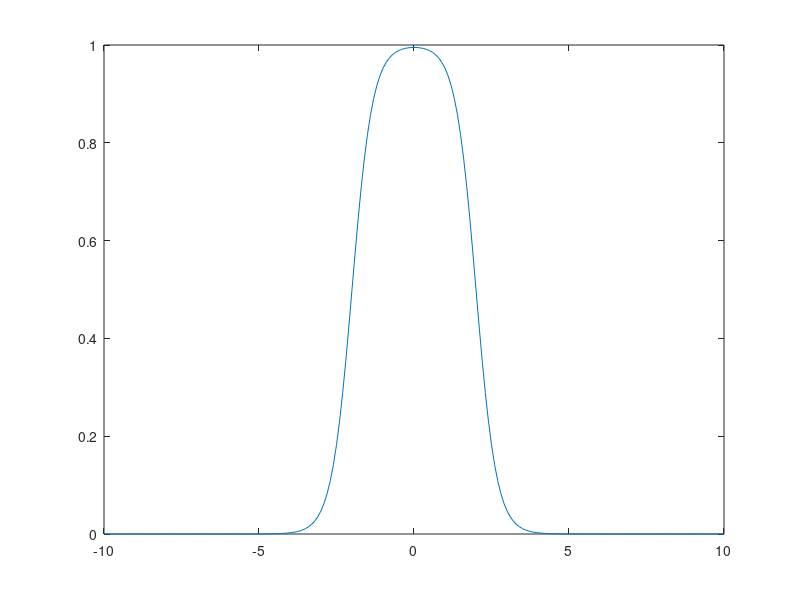

Write MATLAB code to recreate this figure.
clear all
close all
X=-10:0.1:10;
d=3;
c1=-2;
c2=2;

% b=Inf;
% d=2;
% c=0;
for k=1:length(X)
    Y(k)=1/(1+exp(-d*(X(k)-c1)))-1/(1+exp(-d*(X(k)-c2)));
    
    %Y(k)=1/(1+((X(k)-c)/d)^2^b);
end
plot(X,Y)